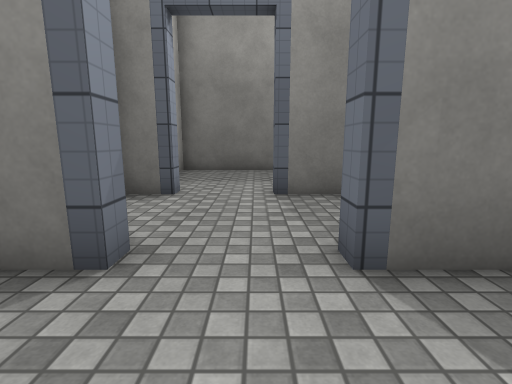
[1] (above)

23 first-person views from a walk through a 3-D level made in the Unity game engine. The camera is 1.2 m above the floor, tilts 10° down and sees 85° across. The floor is counted in squares, 1 m on a side. Each view is taken from the middle of a square. On the plan, view 1 faces up. The plan holds only what a view shows up to about 13 squares ahead; the rest is blank. The place goes on beyond the plan. The player character is not drawn. Door leaves are left out, so doorways stand open. Some surface patterns are stand-ins.

[2]
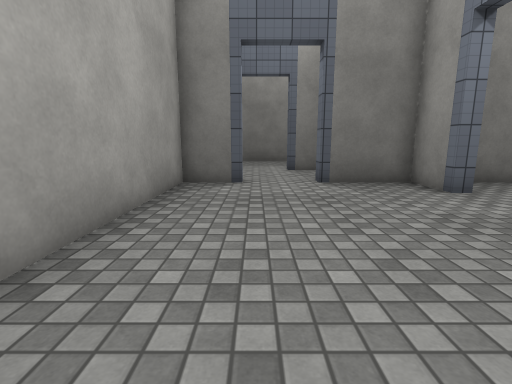

[3]
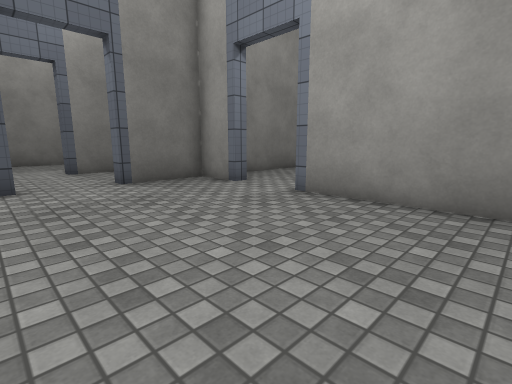

[4]
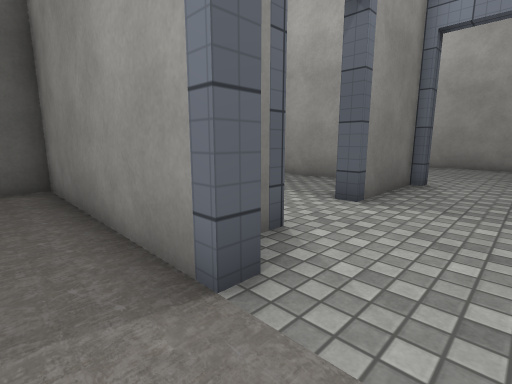

[5]
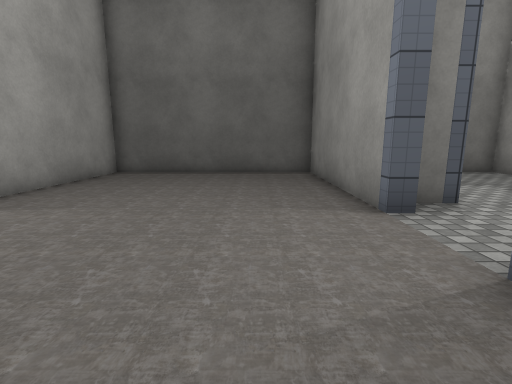

[6]
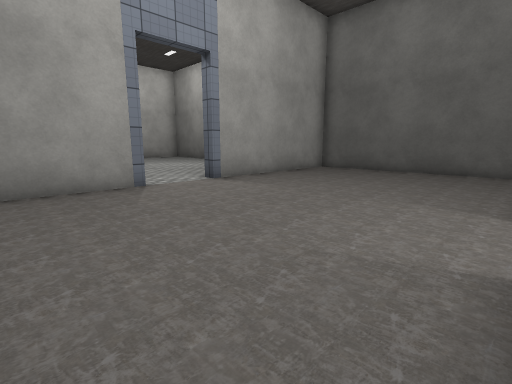

[7]
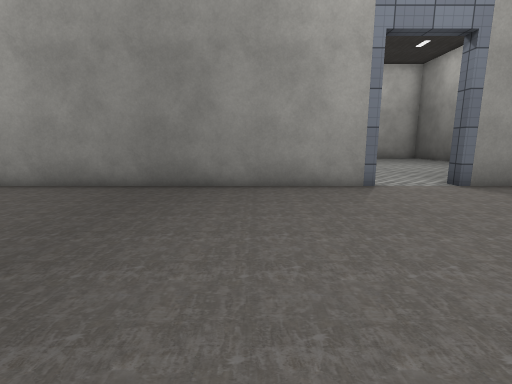

[8]
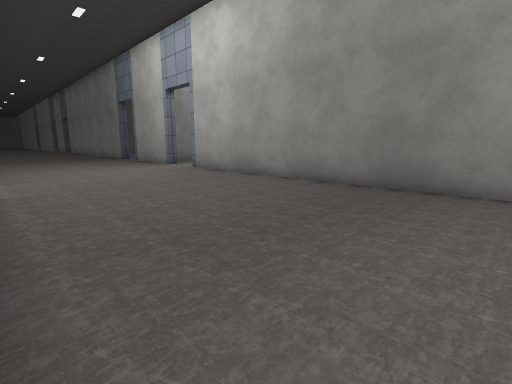

[9]
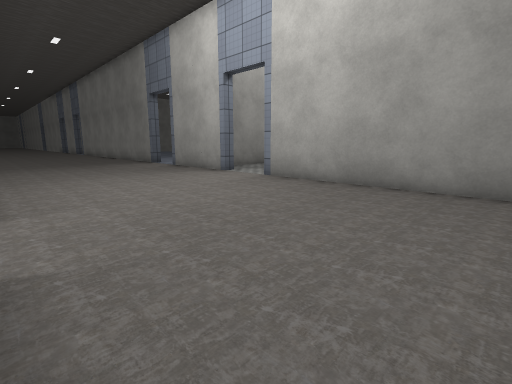

[10]
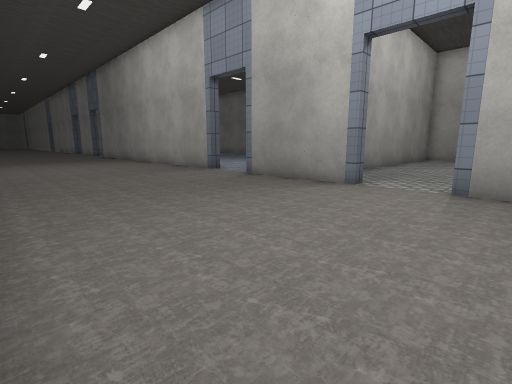

[11]
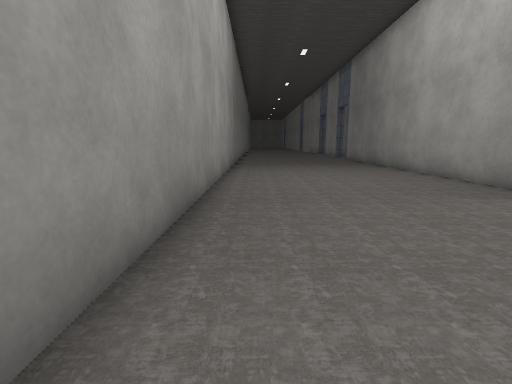

[12]
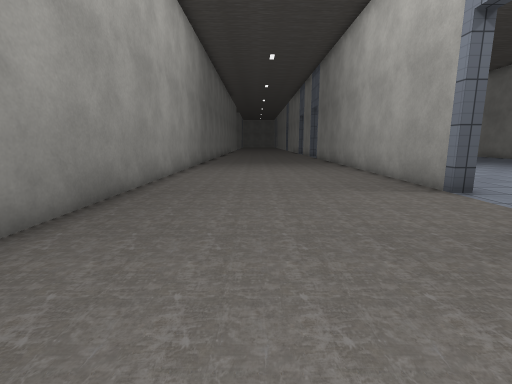

[13]
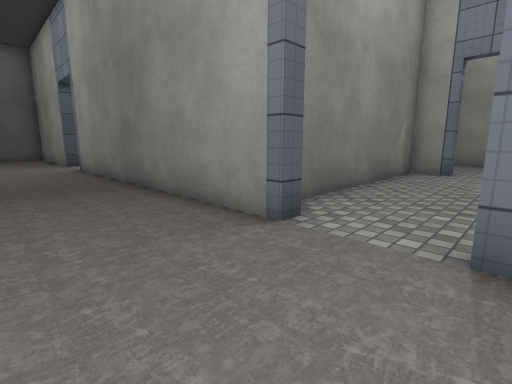

[14]
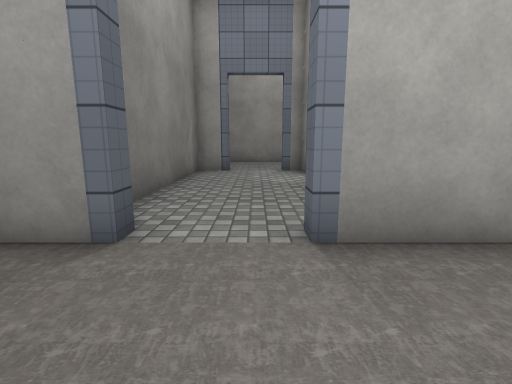

[15]
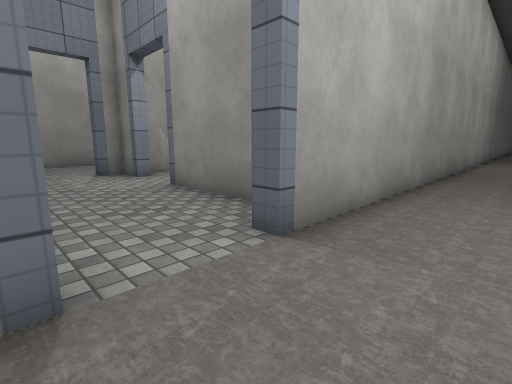

[16]
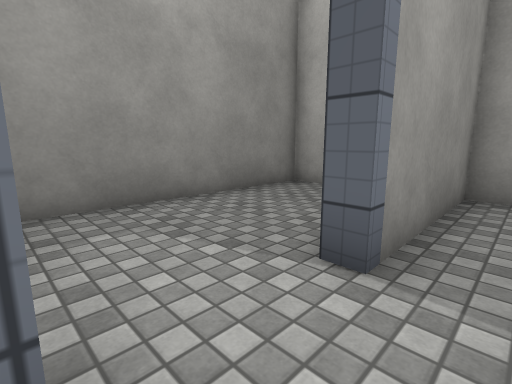

[17]
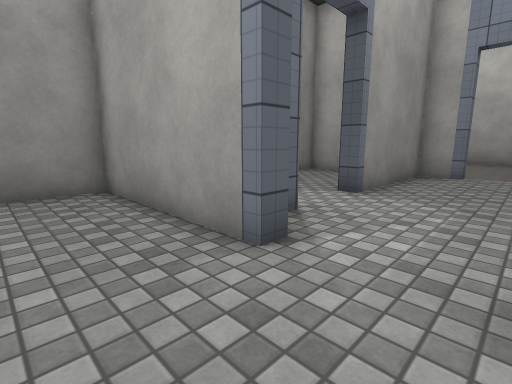

[18]
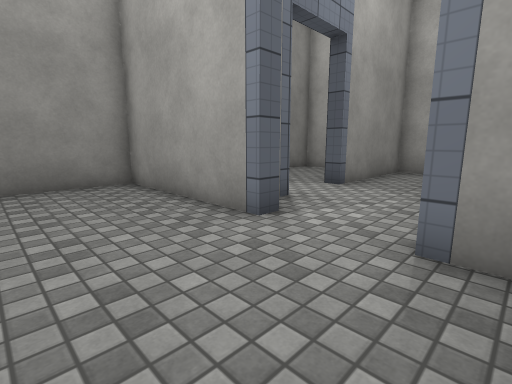

[19]
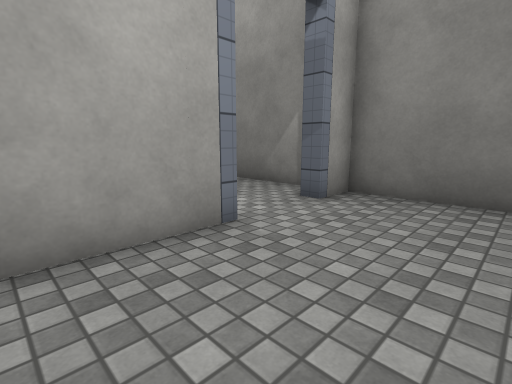

[20]
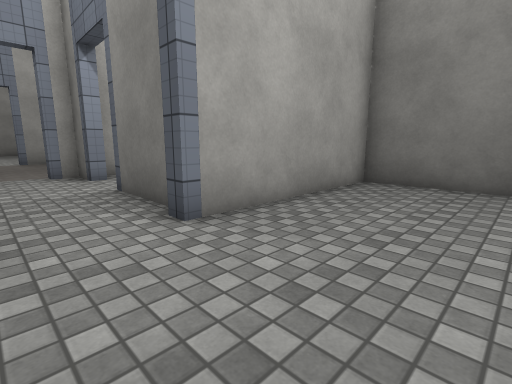

[21]
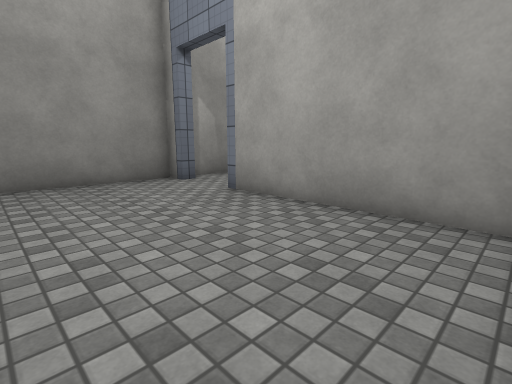

[22]
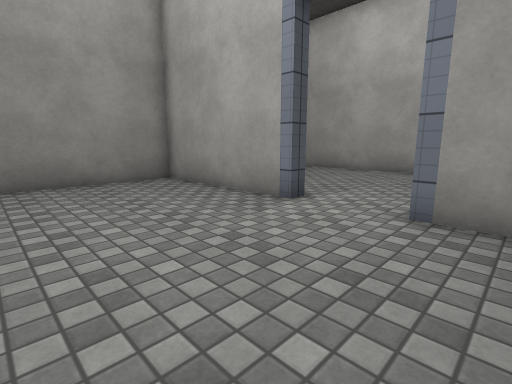

[23]
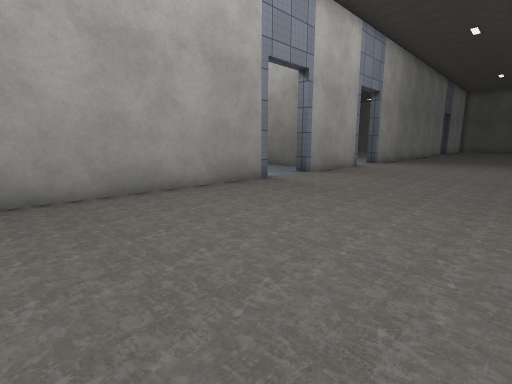

### Floor plan
Ten units are one square. View 1 is at (0, 0); x grows to the right and y downward. Boxes are objects, and circles mark ways between rooms. Rooms are numbered by the first view taken in them; rooms with no view inside come last. Other rooms are left out.
<svg viewBox="-125 -130 219 429">
<path fill="none" stroke="#000" d="M38 -7 38 -25 9 -25M-14 -25 -32 -25 -32 46M38 59 38 17M-37 83 -37 -34M-118 147 -118 193M-118 -34 -118 124M-118 217 -118 294M-37 -57 -37 -125 -118 -125 -118 -57M-37 289 -37 107M39 120 52 120 52 112M52 88 52 75 -21 75M-32 107 -32 120 16 120M58 112 58 165 88 165M89 75 58 75 58 88M78 -125 42 -125 42 -62M42 -38 42 -30 88 -30M42 17 42 70 88 70M82 -25 56 -25M42 -19 42 -7M9 -125 -32 -125 -32 -118M38 -88 38 -125 25 -125M52 140 52 130M-32 150 -32 165 36 165M16 -30 32 -30M-19 -65 -32 -65 -32 -57M39 -65 4 -65"/>
<circle cx="-35" cy="-15" r="3" fill="#2a7"/>
<circle cx="40" cy="5" r="3" fill="#2a7"/>
<circle cx="0" cy="-30" r="3" fill="#2a7"/>
<circle cx="-36" cy="87" r="3" fill="#2a7"/>
<circle cx="-20" cy="-70" r="3" fill="#2a7"/>
<circle cx="-35" cy="-45" r="3" fill="#2a7"/>
<circle cx="52" cy="100" r="3" fill="#2a7"/>
<circle cx="30" cy="120" r="3" fill="#2a7"/>
<circle cx="40" cy="-50" r="3" fill="#2a7"/>
<text x="0" y="20">1</text>
<text x="-80" y="80">2</text>
<text x="10" y="90">3</text>
<text x="80" y="120">4</text>
<text x="70" y="-80">5</text>
<text x="70" y="20">6</text>
<text x="0" y="-100">7</text>
<text x="10" y="140">8</text>
<text x="10" y="-50">9</text>
</svg>
Room 1 opens to room 2. Room 1 opens to room 6. Room 1 opens to room 9. Room 2 opens to room 3. Room 2 opens to room 9. Room 3 opens to room 4. Room 3 opens to room 8. Room 5 opens to room 9.

Where each view was taken, in squares from view 1:
view 1: 0 up, 0 right, facing up
view 2: 6 down, 1 left, facing up
view 3: 6 down, 2 left, facing up-right
view 4: 4 up, 5 left, facing up-right
view 5: 1 up, 6 left, facing up
view 6: 0 up, 4 left, facing up-left
view 7: 0 up, 4 left, facing left
view 8: 0 up, 4 left, facing down-left
view 9: 5 down, 4 left, facing down-left
view 10: 11 down, 4 left, facing down-left
view 11: 16 down, 5 left, facing down
view 12: 15 down, 7 left, facing down
view 13: 11 down, 7 left, facing up-right
view 14: 10 down, 7 left, facing right
view 15: 8 down, 6 left, facing down-right
view 16: 11 down, 4 right, facing down-left
view 17: 9 down, 8 right, facing down-left
view 18: 8 down, 9 right, facing down-left
view 19: 14 down, 9 right, facing up-left
view 20: 4 up, 8 right, facing up-left
view 21: 12 up, 9 right, facing down-left
view 22: 2 up, 9 right, facing down-left
view 23: 29 down, 5 left, facing up-left
